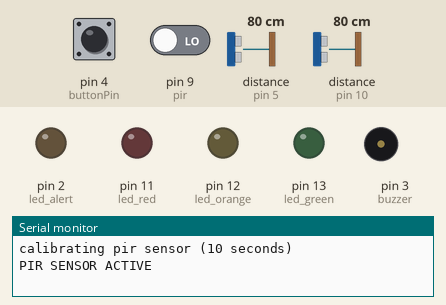
Bench run of a sketch on a simulated Arduino Uno, built with avr-gcc and run on an emulated ATmega328P. Shown: output pins drawn as LEDs (lit = HIGH), buzzer (waves = sounding, pin HIGH), the last lines printed to the serial monitor. Dashed ring = blinking. Inputs (shaded band) come from the test bench; at power-on: pin 9 (pir) LOW, pin 4 (buttonPin) LOW, distance to the obstacle (sensors on pin 5, pin 10) 80 cm. The echo pulse lasts 58.3 µs per cm; the local clock reads 2024-03-15 10:24:30 at power-on unless the sketch sets it; pins used as bus, display or sensor lines are not drawn. At 16.6 s the program stops and its outputs stay as they are.

Above: at 11.2 s.
11.3 s: pin 9 (pir) driven HIGH
At 13.2 s:
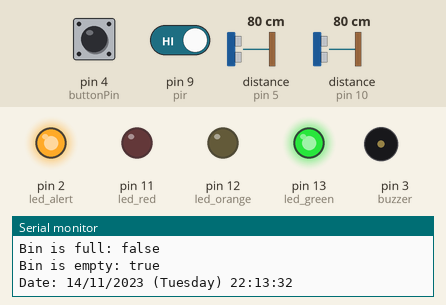
13.5 s: pin 9 (pir) driven LOW
At 14.7 s:
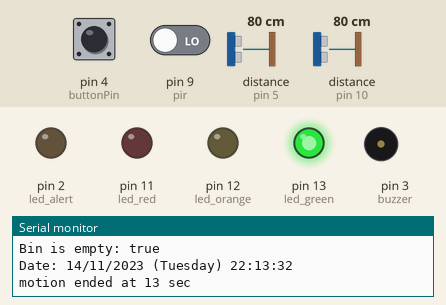
15.0 s: pin 4 (buttonPin) pulled HIGH for 0.15 s
At 15.4 s:
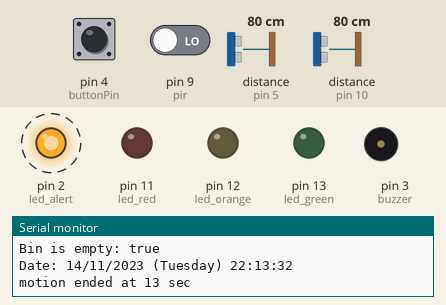
Timing chart, 0 to 18.0 s (numbered marks = the images above; inputs shaded):
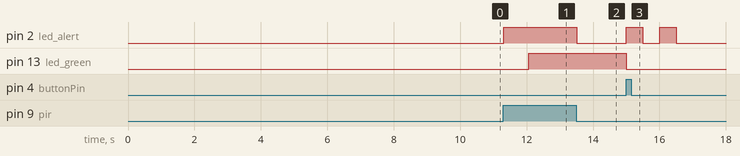

The sketch:

bin.ino
```cpp
// By Euan Traynor, 2020

//References:
// 1) https://www.youtube.com/watch?v=drU3dQa-8CE
// 2) https://www.youtube.com/watch?v=OleCp_TAXC8
// 3) https://www.youtube.com/watch?v=FxaTDvs34mM

//Libraries imported:
// 1) https://github.com/adafruit/RTClib
// 2) Python: pyserial

//The first main part of my script imports libraries, sets up variables and selects pin no.
#include <Wire.h>
#include <RTClib.h>
#include <string.h>

//gets level percentage of bin usage at any current given time (pin setup).
int ultra_1_trigPin = 6;    // Trigger
int ultra_1_echoPin = 5;    // Echo
int ultra_2_trigPin = 8;    // Trigger
int ultra_2_echoPin = 10;    // Echo
long duration1;
int distance1;
long duration2;
int distance2;
long final_distance;


//the time we give the sensor to calibrate (10-60 secs according to the datasheet)
int calibrationTime = 10;

//the time when the sensor outputs a low impulse
long unsigned int lowIn;

//the amount of milliseconds the sensor has to be low
//before we assume all motion has stopped
long unsigned int pause = 200;

boolean lockLow = true;
boolean takeLowTime;

int pir = 9;
int state = LOW;
int val = 0;

long full_capacity = 30; //change to value of bin height
long width_of_bin = 25; //change to value of bin width

long percentage_red = full_capacity*0.30;    //15 units (CHANGE!!!)
long percentage_orange = full_capacity*0.60; //30 units (CHANGE!!!)
//if greater than 60%, show red LED
int item_counter;

int led_green = 13;
int led_orange = 12;
int led_red = 11;
int led_alert = 2;

String bin_is_full = "false";
String bin_is_empty = "false";
const int buzzer = 3;

const int buttonPin = 4;
int buttonState = 0;

String current_date, current_day;
String current_time;
char daysOfTheWeek[7][12] = {"Sunday", "Monday", "Tuesday", "Wednesday", "Thursday", "Friday", "Saturday"};
String final_date_and_time;

//This part of my code sets up and enables the pins for data transfer.
//It also allows for time to calibrate the pir (motion) sensor
RTC_DS1307 rtc;
void setup() {
  //Serial Port begin
  Serial.begin (9600);
  //Define inputs and outputs
  pinMode(ultra_1_trigPin, OUTPUT);
  pinMode(ultra_1_echoPin, INPUT);
  pinMode(ultra_2_trigPin, OUTPUT);
  pinMode(ultra_2_echoPin, INPUT);
  pinMode(pir, INPUT);
  pinMode(led_green, OUTPUT);
  pinMode(led_orange, OUTPUT);
  pinMode(led_red, OUTPUT);
  pinMode(led_alert, OUTPUT);
  pinMode(buzzer, OUTPUT);
  pinMode(buttonPin, INPUT);

  if (!rtc.begin()) {
    Serial.println("RTC NOT WORKING");
    //close()
    while(true);
  }
  rtc.adjust(DateTime(F(__DATE__), F(__TIME__)));

  //give the pir sensor some time to calibrate and warm up
  Serial.println("calibrating pir sensor (10 seconds)");
  for(int i = 0; i < calibrationTime; i++){
    delay(1000);
  }
  Serial.println("PIR SENSOR ACTIVE");
  delay(50);
}

//This is my main loop code.
void loop() {

  //This small if statement checks whether the button has been pressed.
  //If it has, it will turn off the buzzer and LEDs (if activated) as well as shut down the program.
  buttonState = digitalRead(buttonPin);
  if (buttonState == HIGH) {
    digitalWrite(led_green, LOW);
    digitalWrite(led_orange, LOW);
    digitalWrite(led_red, LOW);

    digitalWrite(led_alert, HIGH);
    delay(500);
    digitalWrite(led_alert, LOW);
    delay(500);
    digitalWrite(led_alert, HIGH);
    delay(500);
    digitalWrite(led_alert, LOW);

    Serial.print("\n -> Program Exit\n");
    delay(100);
    exit(0);
  }

  //This statement checks if the PIR sensor has detected motion.
  //This section also grabs the data (such as level of rubbish, etc.)
  if(digitalRead(pir) == HIGH){
     digitalWrite(led_alert, HIGH);
     if(lockLow){
         //makes sure we wait for a transition to LOW before any further output is made:
        lockLow = false;
        Serial.println("---");
        Serial.print("motion detected at ");
        Serial.print(millis()/1000);
        Serial.println(" sec");
        //         delay(50);

        Serial.print("Item thrown in bin! :)\n");
        item_counter += 1;
        Serial.print((String)"Times bin has been used: " + item_counter + "\n");

        delay(700); // delay... otherwise the level ultrasonic sensor may read object as it the rubbish falls.

        //get first rubbish level distance
        digitalWrite(ultra_1_trigPin, LOW);
        delayMicroseconds(5);
        digitalWrite(ultra_1_trigPin, HIGH);
        delayMicroseconds(10);
        digitalWrite(ultra_1_trigPin, LOW);
        duration1 = pulseIn(ultra_1_echoPin, HIGH);
        distance1 = duration1*0.034/2;
        Serial.print("Ultrasonic 1 Distance = ");
        Serial.print(distance1);
        Serial.println(" cm");

        //get second rubbish level distance
        digitalWrite(ultra_2_trigPin, LOW);
        delayMicroseconds(5);
        digitalWrite(ultra_2_trigPin, HIGH);
        delayMicroseconds(10);
        digitalWrite(ultra_2_trigPin, LOW);
        duration2 = pulseIn(ultra_2_echoPin, HIGH);
        distance2 = duration2*0.034/2;
        Serial.print("Ultrasonic 2 Distance = ");
        Serial.print(distance2);
        Serial.println(" cm");

        //get avergae of distances
        final_distance = (distance2 + distance1) / 2;
        Serial.print("Final Approximate Distance = ");
        Serial.print(final_distance);
        Serial.println(" cm");

        //turn on the LEDs depending on the height of the rubbish
        if (final_distance <= percentage_red) {
          digitalWrite(led_red, HIGH);
          digitalWrite(led_green, LOW);
          digitalWrite(led_orange, LOW);
          bin_is_full = "true";
          bin_is_empty = "false";
        } else if (final_distance <= percentage_orange) {
          digitalWrite(led_orange, HIGH);
          digitalWrite(led_green, LOW);
          digitalWrite(led_red, LOW);
          bin_is_full = "false";
          bin_is_empty = "false";
        } else {
          digitalWrite(led_green, HIGH);
          digitalWrite(led_orange, LOW);
          digitalWrite(led_red, LOW);
          bin_is_full = "false";
          bin_is_empty = "true";
        }

        Serial.print("Bin is full: ");
        Serial.println(bin_is_full);
        Serial.print("Bin is empty: ");
        Serial.println(bin_is_empty);

        //This section will retreive the date, time and weekday.
        DateTime now = rtc.now();
        current_date = (String)now.day() + "/" + now.month() + "/" + now.year();
        current_day = (String)daysOfTheWeek[now.dayOfTheWeek()];
        current_time = (String)now.hour() + ":" + now.minute() + ":" + now.second();
        final_date_and_time = (String)current_date + " (" + current_day + ") " + current_time;
        Serial.print("Date: ");
        Serial.println(final_date_and_time);

        Serial.print("\n");
      }
      takeLowTime = true;
   }

   //check if the button hasn't been pushed, and if so,
   //check whether motion from previous recording has finsished.
   if(digitalRead(pir) == LOW){
     digitalWrite(led_alert, LOW);

     if(takeLowTime){
      lowIn = millis();
      takeLowTime = false;
      }
     if(!lockLow && millis() - lowIn > pause){
         //makes sure this block of code is only executed again after
         //a new motion sequence has been detected
         lockLow = true;
         Serial.print("motion ended at ");      //output
         Serial.print((millis() - pause)/1000);
         Serial.println(" sec");
//           delay(50);
         }
     }

  //play buzzer if bin is full.
  if (bin_is_full == "true") {
    tone(buzzer, 350);
    delay(100);
    noTone(buzzer);
    delay(10);
  }

  //time delay
  delay(10);

  //The code will now repeat.
}
```

Measured:
- after the input at 11.3 s, pin 2 (led_alert): LOW → HIGH at once; pin 13 (led_green): LOW → HIGH after 0.76 s
- after the input at 13.5 s, pin 2 (led_alert): HIGH → LOW at once
- after the input at 15.0 s, pin 2 (led_alert): alternates HIGH for 0.50 s and LOW for 0.50 s, 4 changes in all, then stays LOW, starting at once; pin 13 (led_green): HIGH → LOW at once
